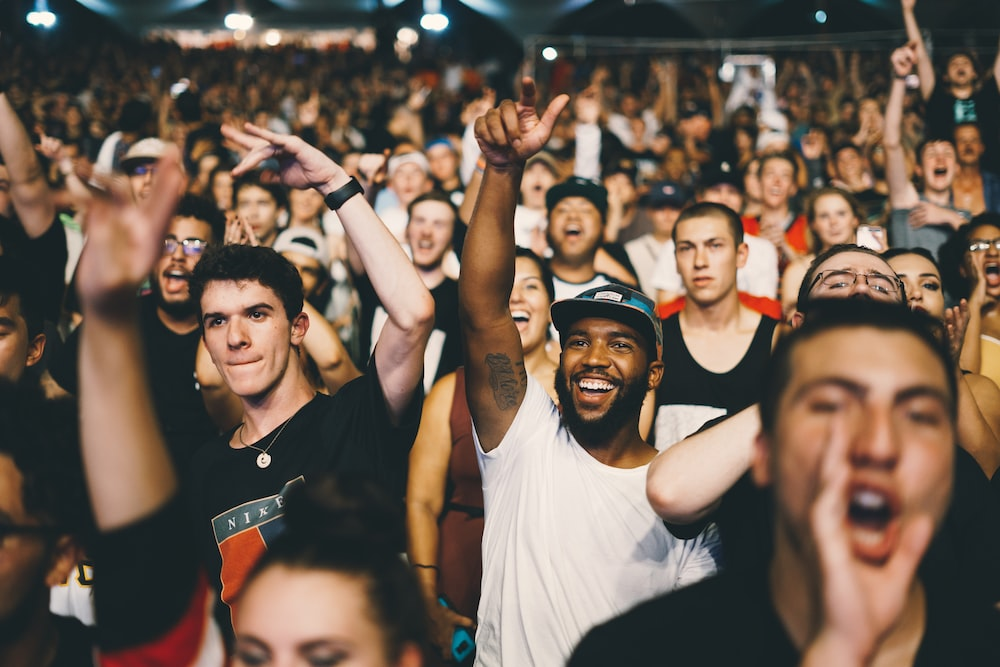
#> input picture python_experiments/test_set/crowd.jpg, 1000 x 667 px
$ jupyter execute FaceSegement.ipynb
#> lines starting #> are read from the running program, lines starting #| are printed output that depends on the picture; after the words box and inside, x2 and y2 are one past the last pixel; in counts of white or black regions, pixels touching at a corner belong together
[cell 1]
from imutils import paths #imutils includes opencv functions
import pickle
import cv2
import matplotlib.pyplot as plt
import os
from PIL import Image

[cell 2]
def show(im):
    im = cv2.cvtColor(im, cv2.COLOR_BGR2RGB)
    plt.figure()
    plt.axis("off")
    plt.imshow(im)
    plt.show()

[cell 3]
in_file="./test_set/crowd.jpg"

[cell 4]
image = cv2.imread(in_file)
#> image is the input picture: shape (667, 1000, 3); mean B, G, R 80.9, 94.1, 111.8
rgb = cv2.cvtColor(image, cv2.COLOR_BGR2RGB)

[cell 5]
show(image)

### Teaser Params:
* n_clusters : 6
* min_area : 191
* poly_ep : 7
* Thresh_factor : 6
* Thresh Area = 7490.66

[cell 6]
thresh = 7490.66
process_color = (0, 255, 0)
ignore_color = (255, 0, 0)

[cell 7]
face_cascade = cv2.CascadeClassifier('haarcascade_frontalface_default.xml')
gray = cv2.cvtColor(image, cv2.COLOR_BGR2GRAY)
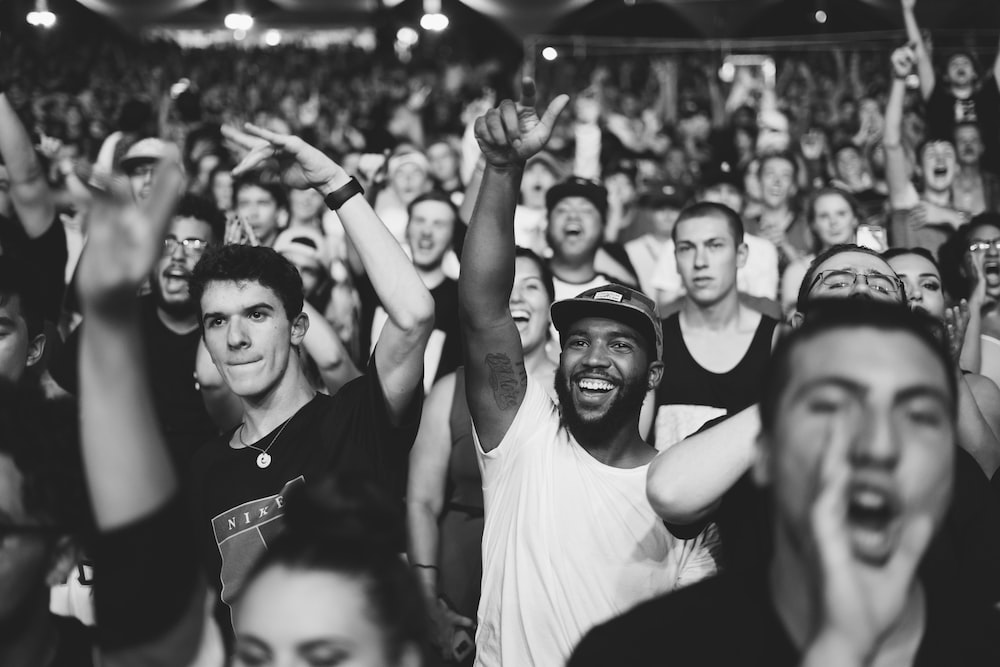
#> gray: shape (667, 1000); min 0, max 254, mean 97.8
# Detect faces
faces  = face_cascade.detectMultiScale(gray, 1.1, 4)
#> faces = 17 rows, first 6: [947, 54, 27, 27], [856, 101, 28, 28], [211, 176, 27, 27], [873, 137, 32, 32], [951, 129, 36, 36], [756, 157, 44, 44]
for (x, y, w, h) in faces:
    cv2.rectangle(image, (x, y), (x+w, y+h),process_color if w*h <= thresh else ignore_color, 2)
#> this loop made 17 passes
#> (x, y, w, h) on passes 1 to 12: (947, 54, 27, 27), (856, 101, 28, 28), (211, 176, 27, 27), (873, 137, 32, 32), (951, 129, 36, 36), (756, 157, 44, 44), (518, 158, 39, 39), (229, 185, 50, 50), (808, 195, 51, 51), (544, 190, 60, 60), (401, 201, 56, 56), (159, 220, 52, 52)
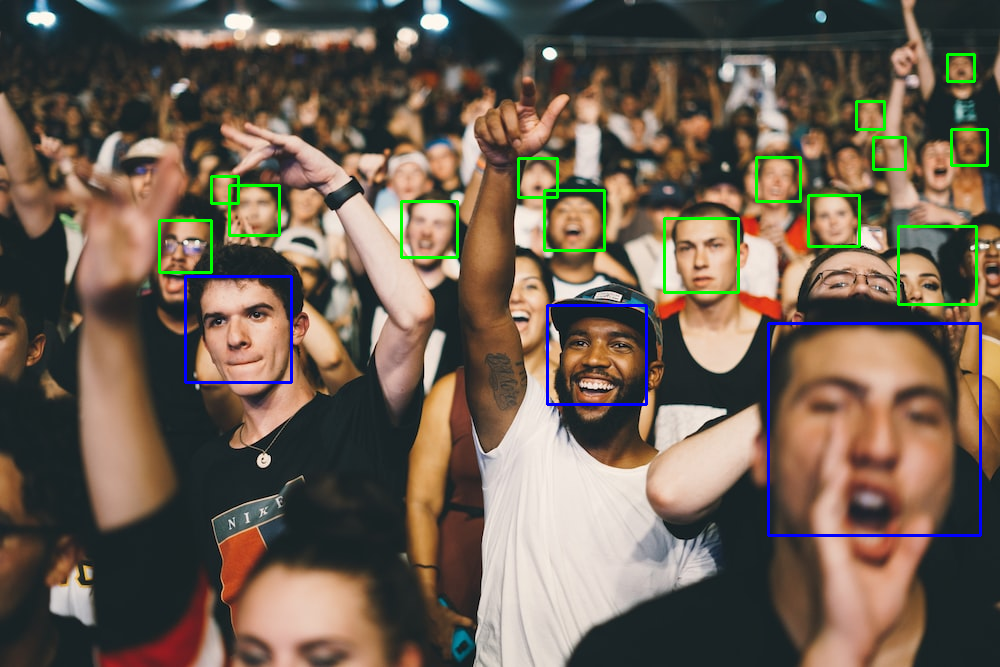
#> image: shape (667, 1000, 3); 1.91% of pixels changed, all inside (x1, y1, x2, y2) = (158, 53, 989, 537)

[cell 8]
faces
#> Out has the same summary as faces

[cell 9]
crop_img = image[y:y+h, x:x+w]
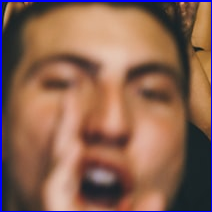
#> crop_img: shape (212, 212, 3); mean B, G, R 82.3, 99.4, 138.4

[cell 10]
show(image)

[cell 11]
cv2.imwrite("./outs/labelled_input.png", image)
#> Out = True

[cell 12]
def merge_images(file1, file2):
    """Merge two images into one, displayed side by side
    :param file1: path to first image file
    :param file2: path to second image file
    :return: the merged Image object
    """
#> called with file1 = './outs/labelled_input.png', file2 = './outs/teaser_image.png'
    image1 = Image.open(file1)
    image2 = Image.open(file2)
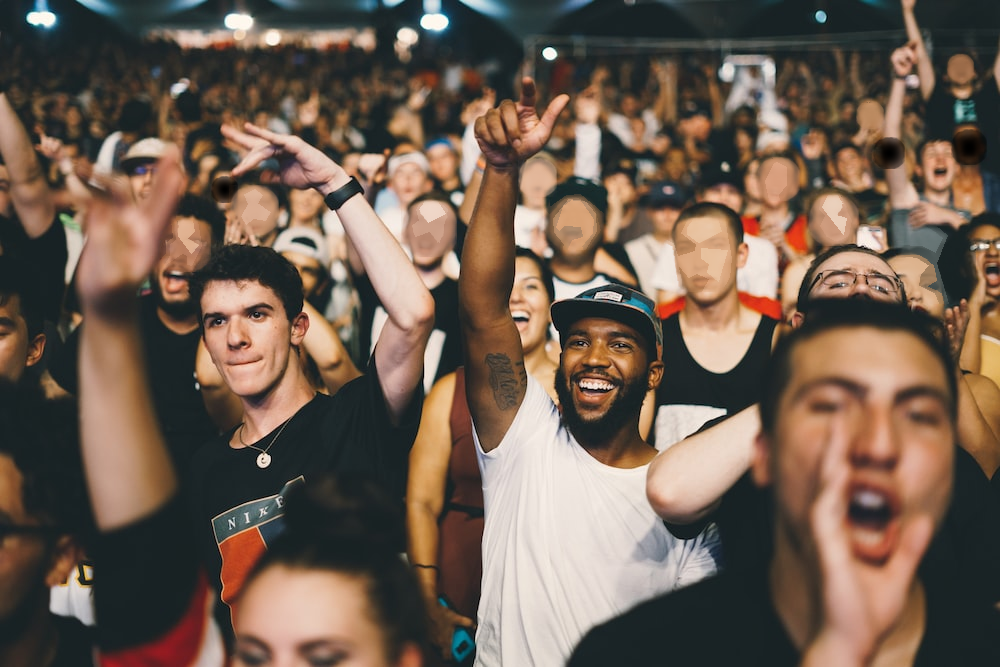
#> input picture python_experiments/outs/teaser_image.png, 1000 x 667 px
#> image2 is the input picture: PIL image 1000x667 RGB; mean R, G, B 111.6, 94, 80.9

    (width1, height1) = image1.size
#> width1 = 1000; height1 = 667
    (width2, height2) = image2.size
#> width2 = 1000; height2 = 667

    result_width = width1 + width2
#> result_width = 2000
    result_height = max(height1, height2)
#> result_height = 667

    result = Image.new('RGB', (result_width, result_height))
#> result: PIL image 2000x667 RGB; every value is 0
    result.paste(im=image1, box=(0, 0))
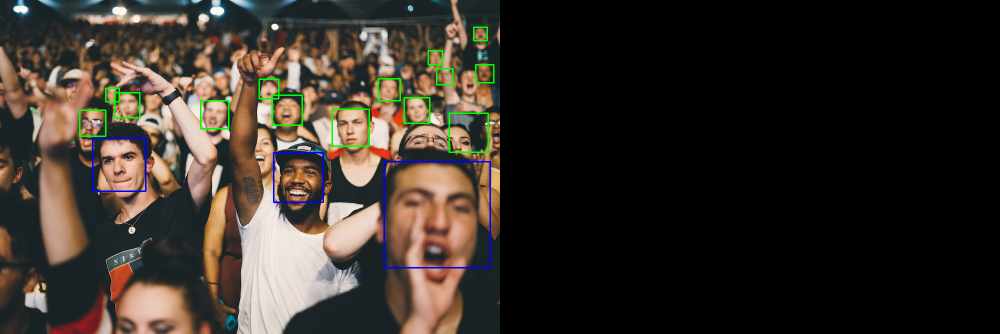
#> result: PIL image 2000x667 RGB (shown at 1/2 size); mean R, G, B 54.8, 47.7, 40.7
    result.paste(im=image2, box=(width1, 0))
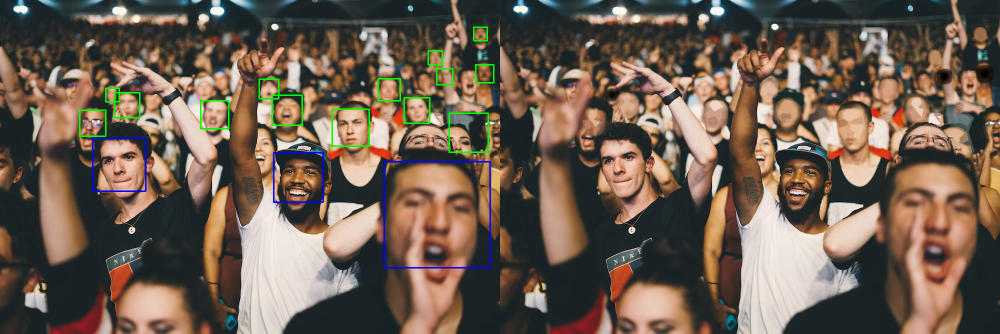
#> result: PIL image 2000x667 RGB (shown at 1/2 size); mean R, G, B 110.6, 94.7, 81.2
    return result
